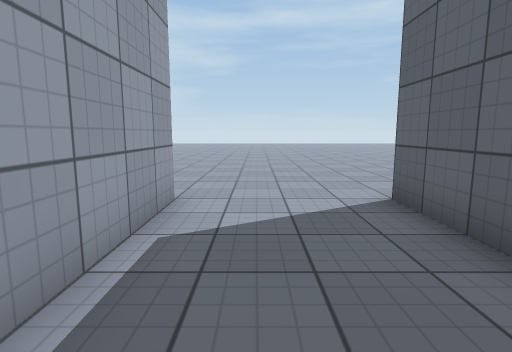
view 1 (above)

24 first-person views from a walk through a 3-D level made in the Unity game engine. The camera is 1.2 m above the floor, tilts 8° down and sees 80° across. The floor is counted in squares, 1 m on a side. Each view is taken from the middle of a square. On the plan, view 1 faces up. The plan holds only what a view shows up to about 13 squares ahead; the rest is blank. The place goes on beyond the plan. Surface patterns are stand-ins for the level's own textures.

view 2
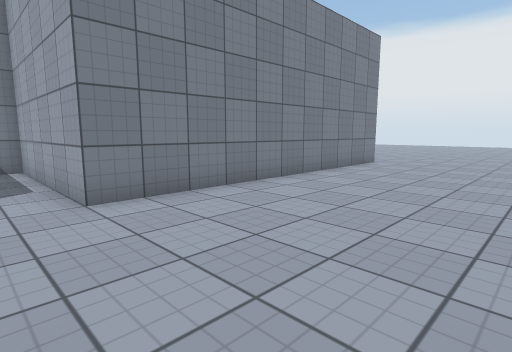

view 3
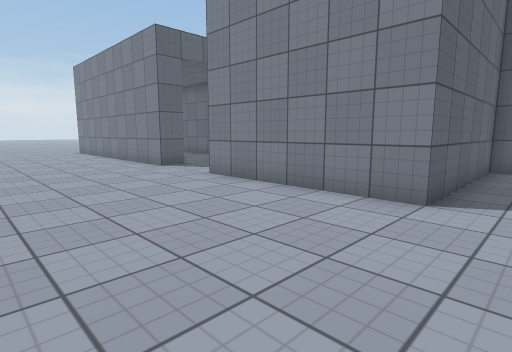

view 4
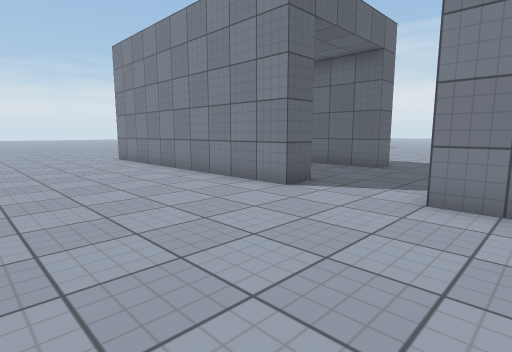

view 5
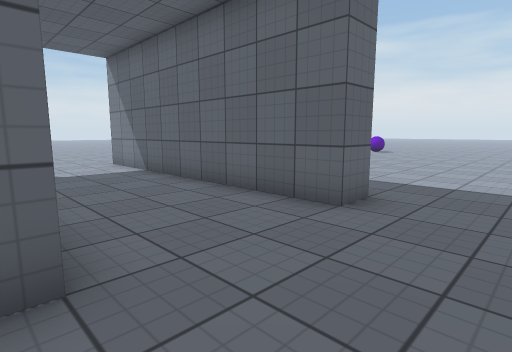

view 6
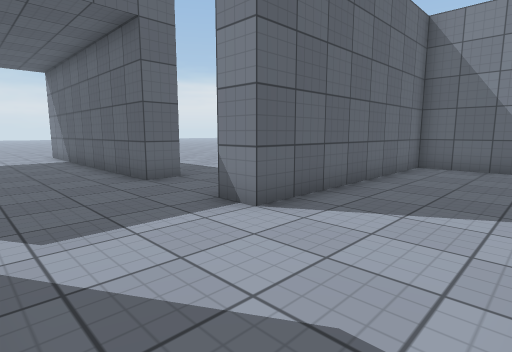

view 7
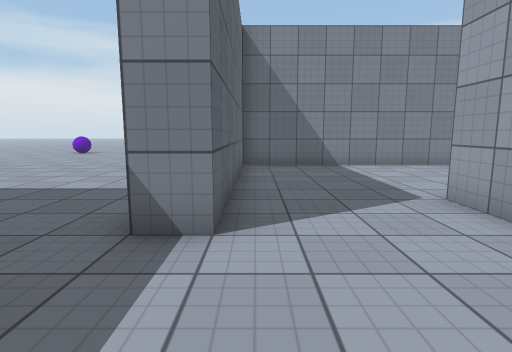

view 8
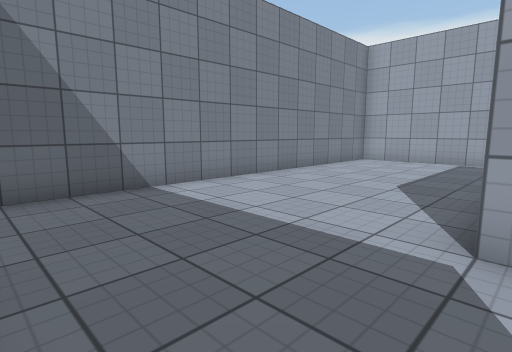

view 9
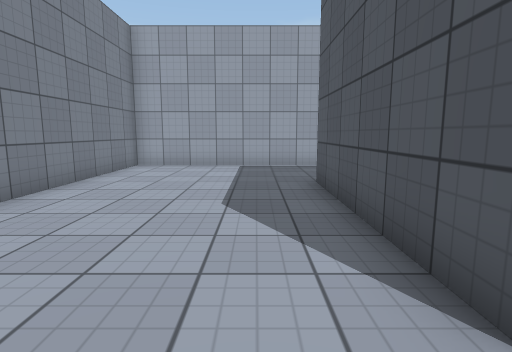

view 10
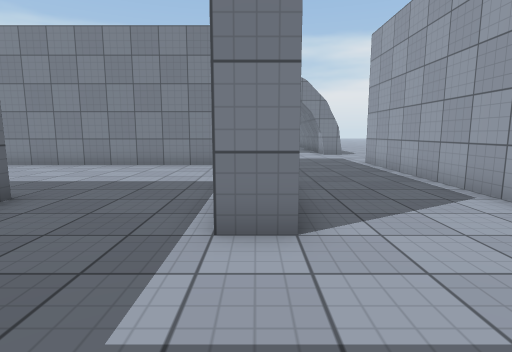

view 11
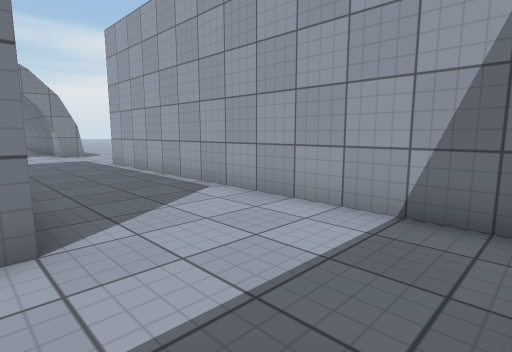

view 12
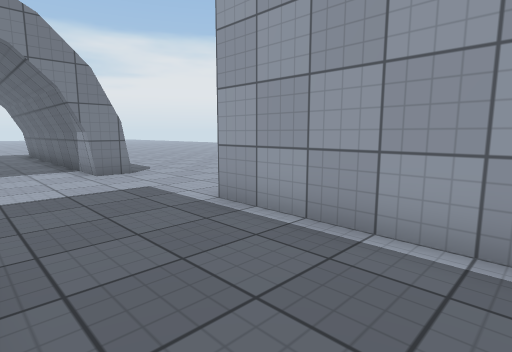

view 13
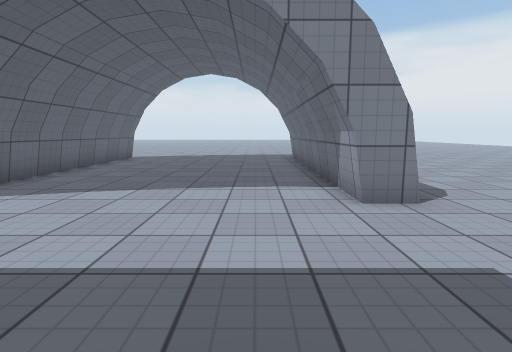

view 14
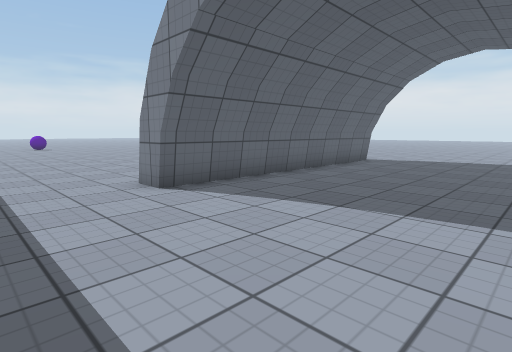

view 15
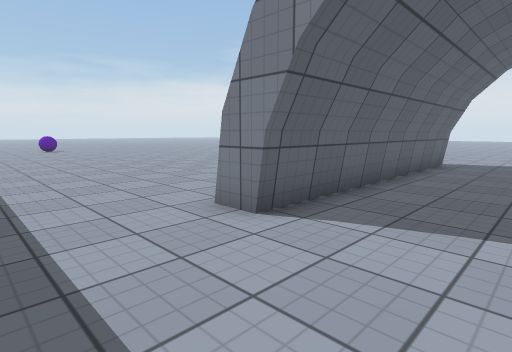

view 16
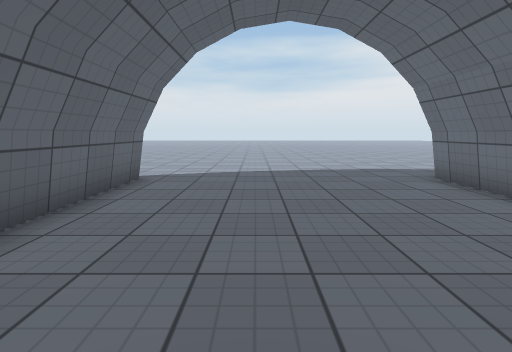

view 17
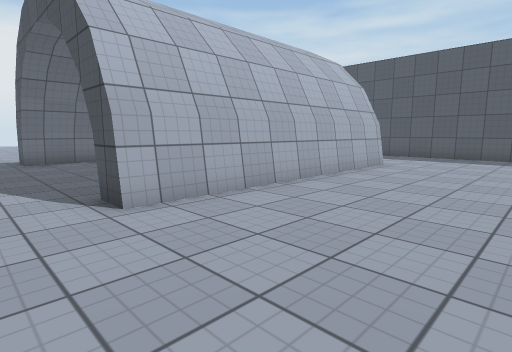

view 18
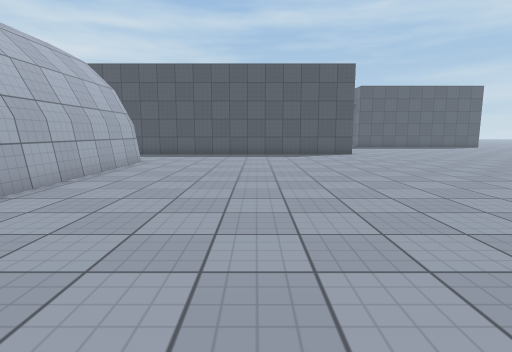

view 19
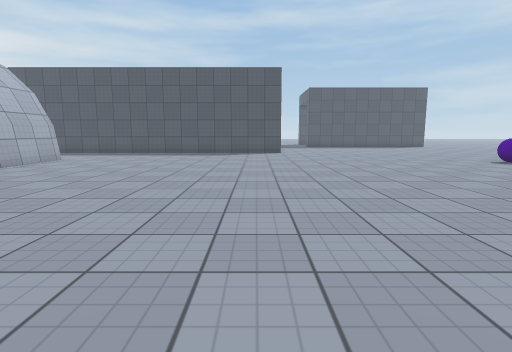

view 20
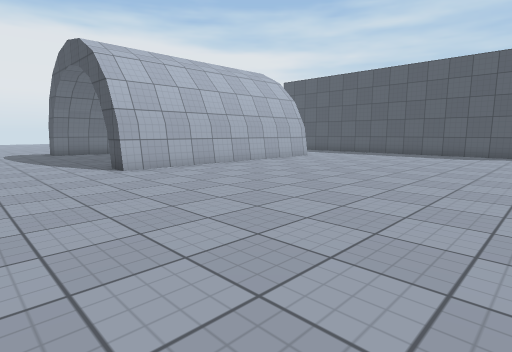

view 21
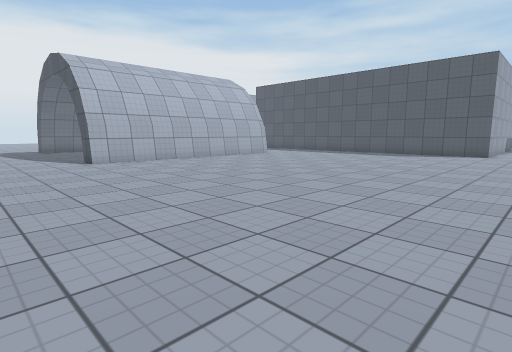

view 22
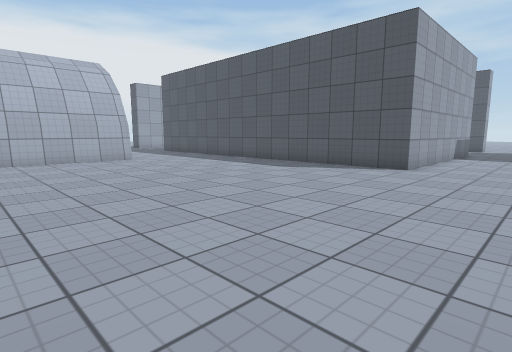

view 23
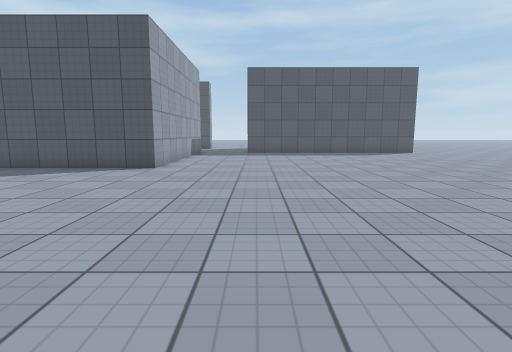

view 24
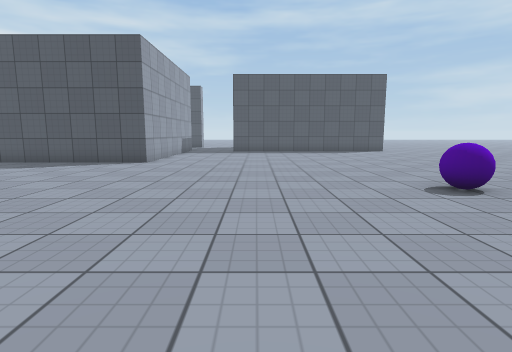

### Floor plan
Points are (right, up) in squares from view 1. A wall is a line through its corners. A room is listed if a view was taken in it or the views show most of it. See-through windows are left out.
Room 1 (views 1, 2, 3, 4, 5, 6, 7, 8, 9, 10, 11, 12, 13, 14, 15, 16, 17, 18, 19, 20, 21, 22, 23, 24)
walls: (-2, -13.1) (-2, -23.1) (-3.2, -23.1) (-3.2, -13.1) (-2, -13.1); (1.9, -0.5) (2.5, -0.5) (2.5, 5.5) (8.5, 5.5); (8.5, -3.9) (8.5, -8.5) (0.8, -8.5); (3.5, 0) (3.5, -1.5) (-2.5, -1.5); (-6.5, -0.6) (-6.5, -7.5) (7.5, -7.5) (7.5, 0.5) (8.5, 0.5); (-10.7, -13.1) (-10.7, -23.2); (-7.6, 0.5) (-6.5, 0.5); (-11.8, -13.1) (-10.5, -13.1) (-10.5, -23.1) (-11.8, -23.1); (11.5, -0.6) (11.5, 0.5) (17.5, 0.5); (-3, -23.2) (-3, -13.1); (11.5, 4.4) (11.5, 5.5) (17.5, 5.5); (-11.5, 3.8) (-11.5, -8.5); (-12.6, 5.5) (-1.5, 5.5) (-1.5, -0.5) (-1, -0.5)
objects: purple ball (17, -15) to (17, -14)

Positions as (right, up) in squares from view 1, and headings:
1: (0, 0), facing up
2: (0, 11), facing down-left
3: (1, 11), facing down-right
4: (7, 11), facing down-right
5: (9, 5), facing down-right
6: (4, 4), facing down-right
7: (7, 4), facing down
8: (7, -1), facing down-left
9: (5, -3), facing left
10: (-7, 4), facing down
11: (-7, 4), facing down-left
12: (-8, -4), facing down-left
13: (-9, -8), facing down
14: (-9, -10), facing down-right
15: (-6, -10), facing down-right
16: (-6, -15), facing down
17: (3, -25), facing up-left
18: (3, -26), facing up
19: (7, -27), facing up
20: (8, -27), facing up-left
21: (11, -27), facing up-left
22: (12, -19), facing up-left
23: (12, -19), facing up
24: (13, -21), facing up
